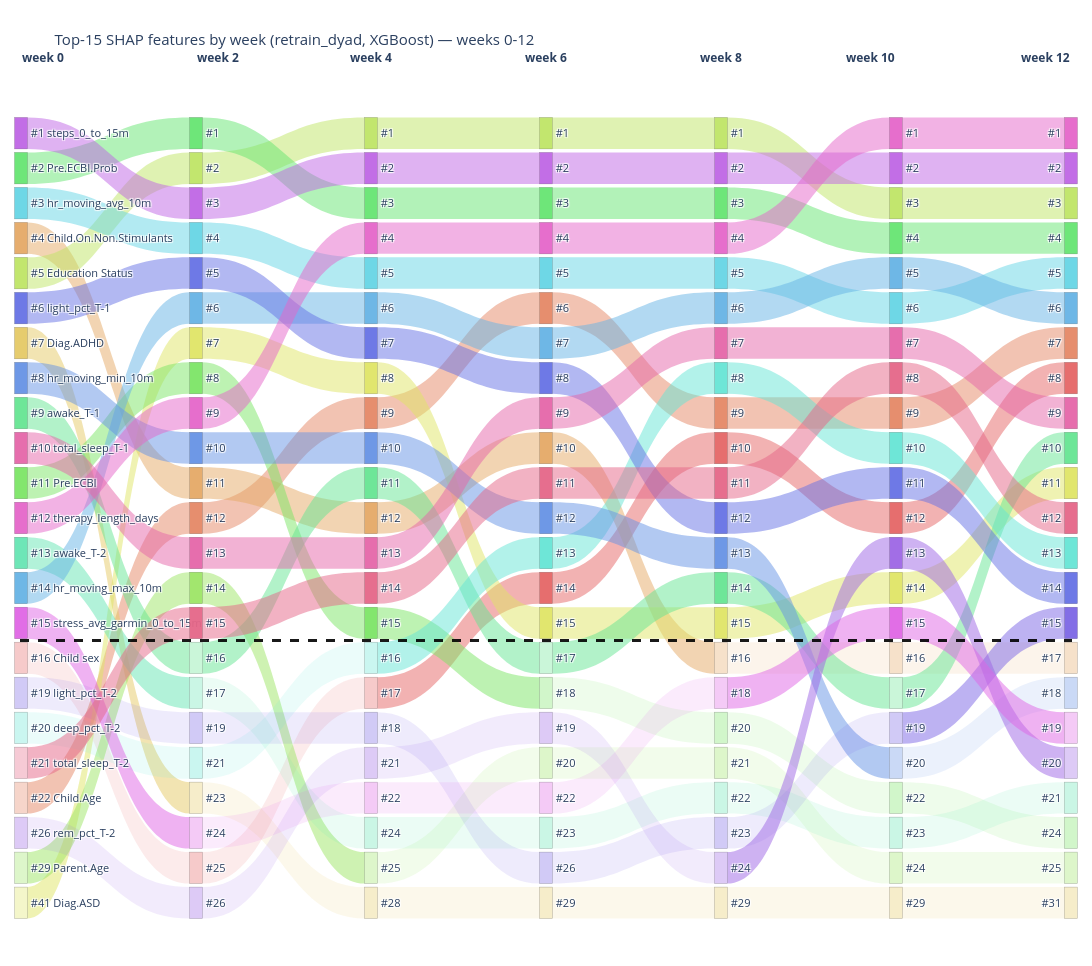

This figure's notebook cell:
### Code cell
import colorsys

import plotly.graph_objects as go

TOP_N = 10


def _feature_color_map(features):
    """Stable, visually distinct RGB per feature (evenly spaced hues)."""
    feats = list(features)
    n = max(len(feats), 1)
    return {
        f: tuple(int(c * 255) for c in colorsys.hsv_to_rgb(i / n, 0.55, 0.9))
        for i, f in enumerate(feats)
    }


def feature_sankey(weeks, importance_by_week, top_n=TOP_N, title=""):
    """Bump-style Sankey of the top-`top_n` SHAP features across `weeks`.

    Every feature that is top-`top_n` in *any* shown week gets one continuous line across
    all columns (so if 3 features dip in and out of the top-n, there are top_n+3 lines).
    In each week the top-`top_n` occupy the upper band ordered by rank (most important on
    top); features that have fallen out sit in a fixed bottom zone ordered by their true
    rank, so a line dips down when it leaves the top-`top_n` and rises when it re-enters,
    and no line ever runs off the plot. A bold dashed horizontal line marks the top-`top_n`
    cutoff (just below the #`top_n` row). Color is per feature. Each line is named once, in
    week 0 ("#<rank> <feature>"), and shows the rank alone ("#<rank>") thereafter — so
    labels are consistent from column to column. Ribbons are constant width — they trace
    rank movement, not |SHAP| magnitude.
    """
    full = {w: importance_by_week[w].sort_values(ascending=False) for w in weeks}
    top = {w: full[w].head(top_n) for w in weeks}
    top_set = {w: set(top[w].index) for w in weeks}
    ranks = {w: {f: i for i, f in enumerate(full[w].index)} for w in weeks}

    # Every feature ever in the top-n gets a lane in every column -> continuous lines.
    tracked = sorted({f for w in weeks for f in top[w].index})
    K = len(tracked)
    cmap = _feature_color_map(tracked)
    ncols = len(weeks)

    def rank_of(w, feat):
        return ranks[w].get(feat, len(full[w]))  # unseen that week -> very bottom

    # Per-week vertical order: top-n first (by rank), then fallen-out features (by rank).
    order = {
        w: sorted(tracked, key=lambda f: (0 if f in top_set[w] else 1, rank_of(w, f)))
        for w in weeks
    }
    lane = {w: {f: i for i, f in enumerate(order[w])} for w in weeks}

    def col_x(ci):
        return 0.001 if ncols == 1 else 0.001 + 0.998 * ci / (ncols - 1)

    def lane_y(li):
        return 0.03 + 0.94 * (li + 0.5) / K  # node-domain y (0 = top) for lane index li

    node_idx, node_labels, node_colors, node_x, node_y = {}, [], [], [], []
    named = set()  # name each line once, in week 0; rank-only afterward
    for ci, w in enumerate(weeks):  # week 0 first -> every line is named in column 0
        for feat in order[w]:
            node_idx[(w, feat)] = len(node_labels)
            in_top = feat in top_set[w]
            r1 = rank_of(w, feat) + 1
            if feat in named:
                node_labels.append(f"#{r1}")
            else:
                node_labels.append(f"#{r1} {feat}")
                named.add(feat)
            r, g, b = cmap[feat]
            node_colors.append(f"rgba({r},{g},{b},{0.95 if in_top else 0.35})")
            node_x.append(col_x(ci))
            node_y.append(lane_y(lane[w][feat]))

    # One ribbon per feature between every adjacent pair of shown weeks (continuous line).
    s_idx, t_idx, values, link_colors = [], [], [], []
    for ci in range(ncols - 1):
        a, b = weeks[ci], weeks[ci + 1]
        for feat in tracked:
            s_idx.append(node_idx[(a, feat)])
            t_idx.append(node_idx[(b, feat)])
            values.append(
                1.0
            )  # constant width: lines trace rank movement, not magnitude
            r, g, bb = cmap[feat]
            in_band = feat in top_set[a] or feat in top_set[b]  # touches the top-n band
            link_colors.append(f"rgba({r},{g},{bb},{0.5 if in_band else 0.13})")

    # Text summary of top-n churn (nothing is silently dropped).
    for a, b in zip(weeks[:-1], weeks[1:]):
        entered = sorted(top_set[b] - top_set[a])
        left = sorted(top_set[a] - top_set[b])
        print(
            f"week {a:>2} -> {b:>2}   entered top-{top_n}: {entered or '-'}   left: {left or '-'}"
        )

    fig = go.Figure(
        go.Sankey(
            arrangement="fixed",  # honor node y exactly so the top-n divider lines up
            node=dict(
                label=node_labels,
                color=node_colors,
                x=node_x,
                y=node_y,
                pad=6,
                thickness=13,
                line=dict(color="rgba(0,0,0,0.3)", width=0.5),
            ),
            link=dict(source=s_idx, target=t_idx, value=values, color=link_colors),
        )
    )
    # Bold dashed divider just below the #top_n row (node y=0 is the top -> flip to paper y).
    if K > top_n:
        y_div = 1.0 - lane_y(top_n - 0.5)  # boundary between lane top_n-1 and top_n
        fig.add_shape(
            type="line",
            xref="paper",
            yref="paper",
            x0=0,
            x1=1,
            y0=y_div,
            y1=y_div,
            line=dict(color="rgba(0,0,0,0.9)", width=3, dash="dash"),
        )
    for ci, w in enumerate(weeks):
        fig.add_annotation(
            x=0.0 if ncols == 1 else ci / (ncols - 1),
            y=1.05,
            xref="paper",
            yref="paper",
            showarrow=False,
            text=f"<b>week {w}</b>",
            font=dict(size=12),
        )
    fig.update_layout(
        title_text=title,
        font_size=11,
        width=190 * ncols + 240,
        height=max(620, 42 * K),
        margin=dict(t=90, l=20, r=20, b=20),
    )
    return fig


# Full feature set uses the top 15 features (Physio+Medical below keeps the default 10).
fig_fine = feature_sankey(
    [0, 2, 4, 6, 8, 10, 12],
    importance_by_week,
    top_n=15,
    title="Top-15 SHAP features by week (retrain_dyad, XGBoost) — weeks 0-12",
)
fig_fine.show()

### Figure 1 — Plotly figure (JSON) as saved in the notebook; plotly's stock layout.template omitted (floating-point values rounded to 4 significant figures; data arrays with more than 128 entries replaced by an {"elided": "..."} marker saying what was removed)
{"data": [{"arrangement": "fixed", "link": {"color": {"elided": "138 str values"}, "source": {"elided": "138 int values"}, "target": {"elided": "138 int values"}, "value": {"elided": "138 int values"}}, "node": {"color": {"elided": "161 str values"}, "label": {"elided": "161 str values"}, "line": {"color": "rgba(0,0,0,0.3)", "width": 0.5}, "pad": 6, "thickness": 13, "x": {"elided": "161 float values"}, "y": {"elided": "161 float values"}}, "type": "sankey"}], "layout": {"annotations": [{"font": {"size": 12}, "showarrow": false, "text": "<b>week 0</b>", "x": 0, "xref": "paper", "y": 1.05, "yref": "paper"}, {"font": {"size": 12}, "showarrow": false, "text": "<b>week 2</b>", "x": 0.1667, "xref": "paper", "y": 1.05, "yref": "paper"}, {"font": {"size": 12}, "showarrow": false, "text": "<b>week 4</b>", "x": 0.3333, "xref": "paper", "y": 1.05, "yref": "paper"}, {"font": {"size": 12}, "showarrow": false, "text": "<b>week 6</b>", "x": 0.5, "xref": "paper", "y": 1.05, "yref": "paper"}, {"font": {"size": 12}, "showarrow": false, "text": "<b>week 8</b>", "x": 0.6667, "xref": "paper", "y": 1.05, "yref": "paper"}, {"font": {"size": 12}, "showarrow": false, "text": "<b>week 10</b>", "x": 0.8333, "xref": "paper", "y": 1.05, "yref": "paper"}, {"font": {"size": 12}, "showarrow": false, "text": "<b>week 12</b>", "x": 1, "xref": "paper", "y": 1.05, "yref": "paper"}], "font": {"size": 11}, "height": 966, "margin": {"b": 20, "l": 20, "r": 20, "t": 90}, "shapes": [{"line": {"color": "rgba(0,0,0,0.9)", "dash": "dash", "width": 3}, "type": "line", "x0": 0, "x1": 1, "xref": "paper", "y0": 0.357, "y1": 0.357, "yref": "paper"}], "title": {"text": "Top-15 SHAP features by week (retrain_dyad, XGBoost) — weeks 0-12"}, "width": 1570}}
